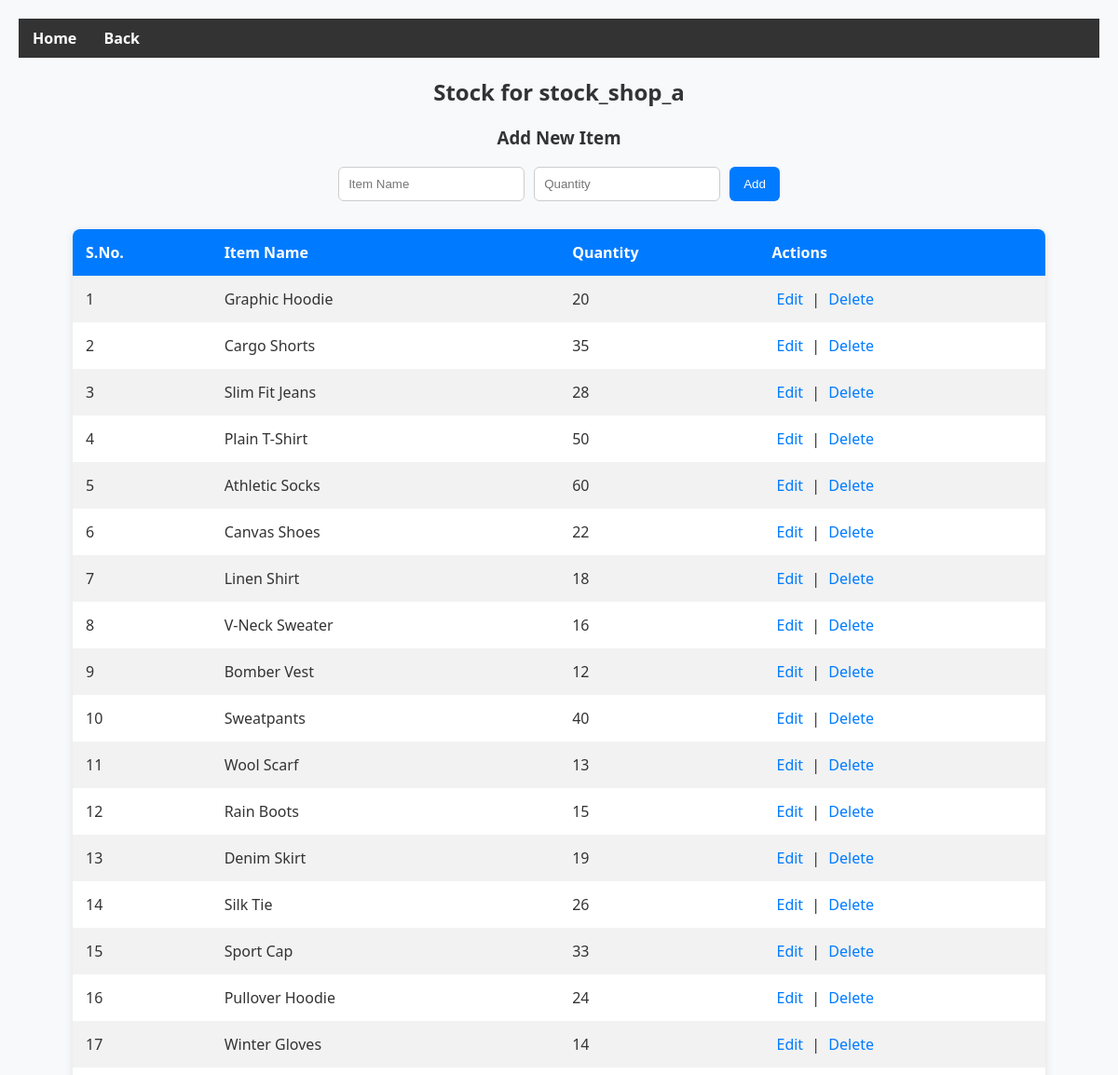
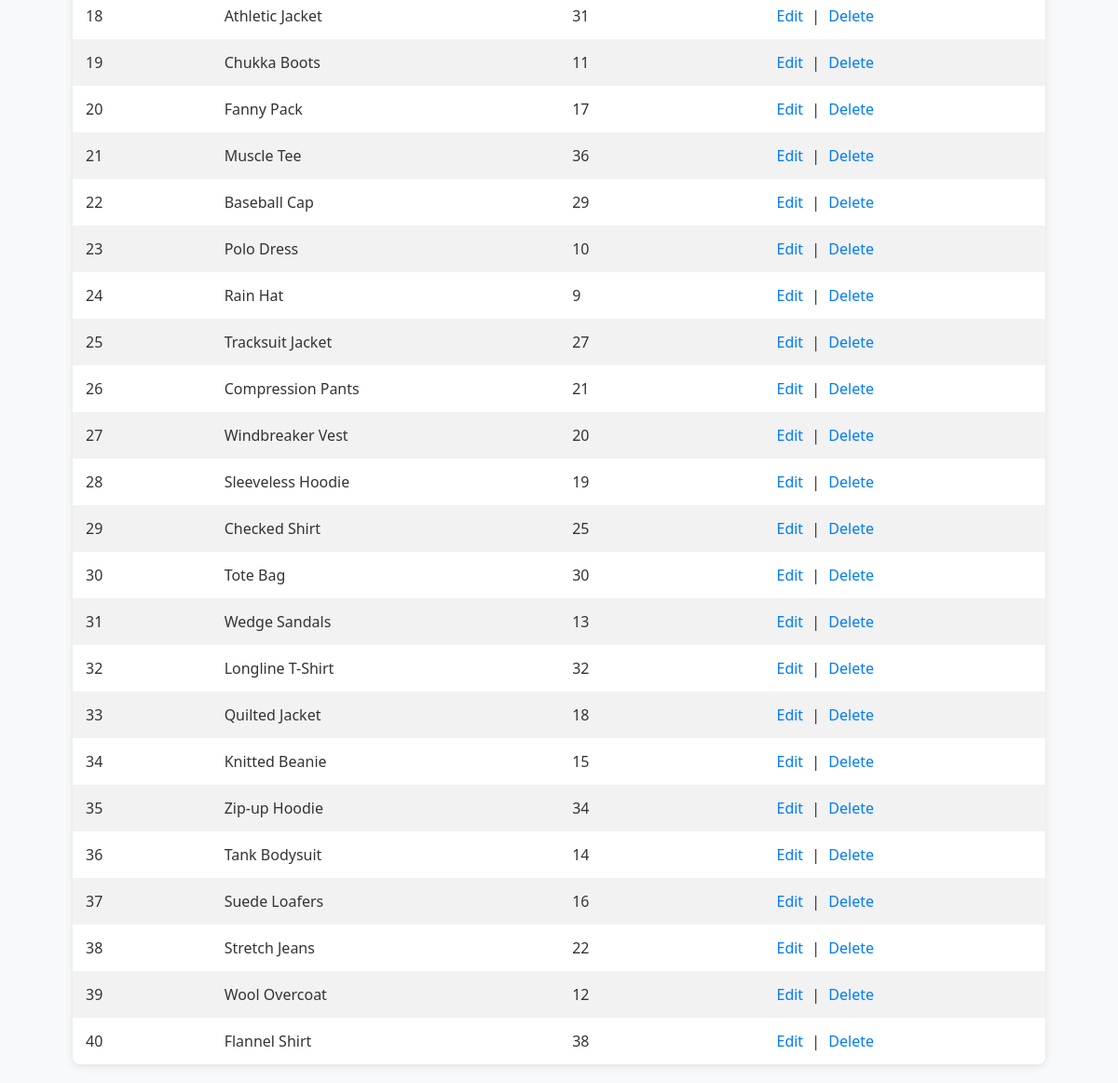
/stock.php?table=stock_shop_a (signed in), run on the app's committed database (2 pictures, top to bottom).
### tables this page shows
CREATE TABLE `stock_shop_a` (
  `id` int(11) NOT NULL,
  `item_name` varchar(255) NOT NULL,
  `quantity` int(11) NOT NULL
);

### stock.php (the view, shortened to what this page needs)
<?php
include 'navbar.php'; ?>
<?php
$conn = new mysqli('localhost', 'root', '', 'multi_shop_stock');
$table = $_GET['table'] ?? '';
?>
<!DOCTYPE html>
<html>
<head>
</head>
<body>
<h2>Stock for <?= htmlspecialchars($table) ?></h2>
<h3>Add New Item</h3>
<form method="POST" action="add_stock.php">
    <input type="text" name="item_name" placeholder="Item Name" required>
    <input type="number" name="quantity" placeholder="Quantity" required>
    <button type="submit">Add</button>
</form>
<table>
    <tr>
        <th>S.No.</th>
        <th>Item Name</th>
        <th>Quantity</th>
        <th>Actions</th>
    </tr>
    <?php
    $result = $conn->query("SELECT * FROM `$table`");
    $serial = 1;
    while ($row = $result->fetch_assoc()) {
        echo "<tr>
            <td>$serial</td>
            <td>{$row['item_name']}</td>
            <td>{$row['quantity']}</td>
            <td>
                <a href='update_stock.php?table=$table&id={$row['id']}'>Edit</a> |
                <a href='delete_stock.php?table=$table&id={$row['id']}'>Delete</a>
            </td>
        </tr>";
        $serial++;
    }
    ?>
</table>
</body>
</html>

### navbar.php
<nav style="background-color: #333; padding: 10px;">
    <a href="index.html" style="color: white; text-decoration: none; font-weight: bold; margin-right: 20px;">Home</a>
    <a href="home.php" style="color: white; text-decoration: none; font-weight: bold; margin-right: 20px;">
        Back
    </a>
</nav>

### stock.php (style rules this page uses)
body { font-family: 'Segoe UI', Tahoma, Geneva, Verdana, sans-serif; background-color: #f7f9fb; color: #333; margin: 0; padding:20px; }
h2, h3 { text-align: center; color: #333; }
form { display: flex; justify-content: center; gap: 10px; margin-bottom: 30px; flex-wrap: wrap; }
input[type="text"], input[type="number"] { padding: 10px; border: 1px solid #ccc; border-radius: 6px; width: 200px; }
button { padding: 10px 15px; background-color: #007BFF; color: white; border: none; border-radius: 6px; cursor: pointer; }
table { border-collapse: collapse; width: 90%; margin: 0 auto; background-color: white; border-radius: 8px; overflow: hidden; box-shadow: 0 2px 10px rgba(0,0,0,0.1); }
th, td { padding: 14px; text-align: left; }
th { background-color: #007BFF; color: white; }
tr:nth-child(even) { background-color: #f2f2f2; }
a { color: #007BFF; text-decoration: none; margin: 0 5px; }

### data on the page
stock_shop_a: item_name "Graphic Hoodie", quantity "20"
stock_shop_a: item_name "Cargo Shorts", quantity "35"
stock_shop_a: item_name "Slim Fit Jeans", quantity "28"
stock_shop_a: item_name "Plain T-Shirt", quantity "50"
stock_shop_a: item_name "Athletic Socks", quantity "60"
stock_shop_a: item_name "Canvas Shoes", quantity "22"
stock_shop_a: item_name "Linen Shirt", quantity "18"
stock_shop_a: item_name "V-Neck Sweater", quantity "16"
stock_shop_a: item_name "Bomber Vest", quantity "12"
stock_shop_a: item_name "Sweatpants", quantity "40"
stock_shop_a: item_name "Wool Scarf", quantity "13"
stock_shop_a: item_name "Rain Boots", quantity "15"
stock_shop_a: item_name "Denim Skirt", quantity "19"
stock_shop_a: item_name "Silk Tie", quantity "26"
stock_shop_a: item_name "Sport Cap", quantity "33"
stock_shop_a: item_name "Pullover Hoodie", quantity "24"
stock_shop_a: item_name "Winter Gloves", quantity "14"
stock_shop_a: item_name "Athletic Jacket", quantity "31"
stock_shop_a: item_name "Chukka Boots", quantity "11"
stock_shop_a: item_name "Fanny Pack", quantity "17"
stock_shop_a: item_name "Muscle Tee", quantity "36"
stock_shop_a: item_name "Baseball Cap", quantity "29"
stock_shop_a: item_name "Polo Dress", quantity "10"
stock_shop_a: item_name "Rain Hat", quantity "9"
stock_shop_a: item_name "Tracksuit Jacket", quantity "27"
stock_shop_a: item_name "Compression Pants", quantity "21"
stock_shop_a: item_name "Windbreaker Vest", quantity "20"
stock_shop_a: item_name "Sleeveless Hoodie", quantity "19"
stock_shop_a: item_name "Checked Shirt", quantity "25"
stock_shop_a: item_name "Tote Bag", quantity "30"
stock_shop_a: item_name "Wedge Sandals", quantity "13"
stock_shop_a: item_name "Longline T-Shirt", quantity "32"
stock_shop_a: item_name "Quilted Jacket", quantity "18"
stock_shop_a: item_name "Knitted Beanie", quantity "15"
stock_shop_a: item_name "Zip-up Hoodie", quantity "34"
stock_shop_a: item_name "Tank Bodysuit", quantity "14"
stock_shop_a: item_name "Suede Loafers", quantity "16"
stock_shop_a: item_name "Stretch Jeans", quantity "22"
stock_shop_a: item_name "Wool Overcoat", quantity "12"
stock_shop_a: item_name "Flannel Shirt", quantity "38"

### other printed values
$table "stock_shop_a"
